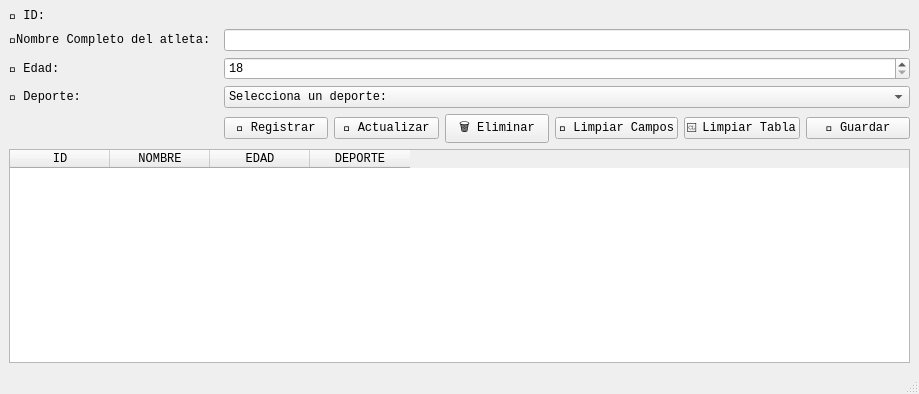
<?xml version="1.0" encoding="UTF-8"?>
<ui version="4.0">
 <class>MainWindow</class>
 <widget class="QMainWindow" name="MainWindow">
  <property name="geometry">
   <rect>
    <x>0</x>
    <y>0</y>
    <width>919</width>
    <height>394</height>
   </rect>
  </property>
  <property name="font">
   <font>
    <family>Consolas</family>
   </font>
  </property>
  <property name="windowTitle">
   <string>Gestón de Atletas</string>
  </property>
  <widget class="QWidget" name="centralwidget">
   <layout class="QGridLayout" name="gridLayout">
    <item row="1" column="0">
     <layout class="QVBoxLayout" name="verticalLayout">
      <item>
       <widget class="QTableWidget" name="tableWidget_atletas">
        <column>
         <property name="text">
          <string>ID</string>
         </property>
        </column>
        <column>
         <property name="text">
          <string>NOMBRE</string>
         </property>
        </column>
        <column>
         <property name="text">
          <string>EDAD</string>
         </property>
        </column>
        <column>
         <property name="text">
          <string>DEPORTE</string>
         </property>
        </column>
       </widget>
      </item>
     </layout>
    </item>
    <item row="0" column="0">
     <layout class="QFormLayout" name="formLayout">
      <item row="0" column="0">
       <widget class="QLabel" name="label">
        <property name="text">
         <string>🪪 ID: </string>
        </property>
       </widget>
      </item>
      <item row="0" column="1">
       <widget class="QLabel" name="label_id">
        <property name="text">
         <string/>
        </property>
       </widget>
      </item>
      <item row="1" column="0">
       <widget class="QLabel" name="label_2">
        <property name="text">
         <string>🏃Nombre Completo del atleta: </string>
        </property>
       </widget>
      </item>
      <item row="1" column="1">
       <widget class="QLineEdit" name="lineEdit_nombre"/>
      </item>
      <item row="2" column="0">
       <widget class="QLabel" name="label_3">
        <property name="text">
         <string>🔞 Edad: </string>
        </property>
       </widget>
      </item>
      <item row="2" column="1">
       <widget class="QSpinBox" name="spinBox_edad">
        <property name="minimum">
         <number>18</number>
        </property>
        <property name="maximum">
         <number>65</number>
        </property>
       </widget>
      </item>
      <item row="3" column="1">
       <widget class="QComboBox" name="comboBox_deporte">
        <item>
         <property name="text">
          <string>Selecciona un deporte:</string>
         </property>
        </item>
        <item>
         <property name="text">
          <string>Fútbol</string>
         </property>
        </item>
        <item>
         <property name="text">
          <string>Calistenia</string>
         </property>
        </item>
        <item>
         <property name="text">
          <string>Tennis</string>
         </property>
        </item>
        <item>
         <property name="text">
          <string>Ecuavolley</string>
         </property>
        </item>
        <item>
         <property name="text">
          <string>Gimnasia</string>
         </property>
        </item>
        <item>
         <property name="text">
          <string>Fútbol Sala</string>
         </property>
        </item>
        <item>
         <property name="text">
          <string>Atletismo</string>
         </property>
        </item>
       </widget>
      </item>
      <item row="4" column="1">
       <layout class="QHBoxLayout" name="horizontalLayout">
        <item>
         <widget class="QPushButton" name="pushButton_registrar">
          <property name="text">
           <string>📝 Registrar</string>
          </property>
         </widget>
        </item>
        <item>
         <widget class="QPushButton" name="pushButton_actualizar">
          <property name="text">
           <string>🔄 Actualizar</string>
          </property>
         </widget>
        </item>
        <item>
         <widget class="QPushButton" name="pushButton_eliminar">
          <property name="text">
           <string>🗑️ Eliminar</string>
          </property>
         </widget>
        </item>
        <item>
         <widget class="QPushButton" name="pushButton_limpiar">
          <property name="text">
           <string>🧹 Limpiar Campos</string>
          </property>
         </widget>
        </item>
        <item>
         <widget class="QPushButton" name="pushButton_borrarTodo">
          <property name="text">
           <string>🆑 Limpiar Tabla</string>
          </property>
         </widget>
        </item>
        <item>
         <widget class="QPushButton" name="pushButton_guardar">
          <property name="text">
           <string>💾 Guardar</string>
          </property>
         </widget>
        </item>
       </layout>
      </item>
      <item row="3" column="0">
       <widget class="QLabel" name="label_4">
        <property name="text">
         <string>🏐 Deporte:</string>
        </property>
       </widget>
      </item>
     </layout>
    </item>
   </layout>
  </widget>
  <widget class="QMenuBar" name="menubar">
   <property name="geometry">
    <rect>
     <x>0</x>
     <y>0</y>
     <width>919</width>
     <height>20</height>
    </rect>
   </property>
  </widget>
  <widget class="QStatusBar" name="statusbar"/>
 </widget>
 <resources/>
 <connections/>
</ui>
